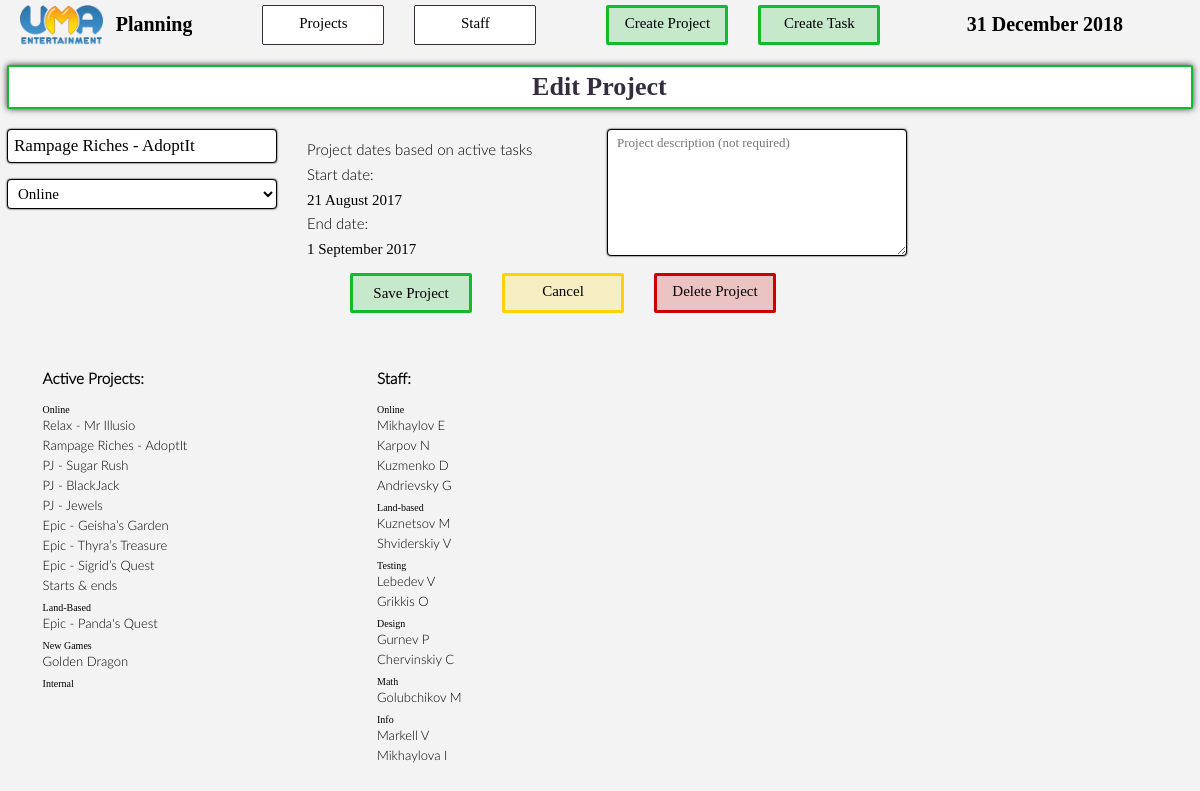
Screenshot of /edit/project/26/ with the database file from the repository.
### plan/models.py (models this page shows, shortened)
class Project(models.Model):
	name = models.CharField(max_length=200)
	stream = models.ForeignKey(Stream, db_index=True, on_delete=models.SET_NULL, null = True)
	dates = models.BooleanField(default = False) #False means that actual tasks are needed to calculate start & end dates. True will take default values if they exist.
	task_start_date = models.DateField(null = True)
	task_end_date = models.DateField(null = True)
	start_date = models.DateField(null = True)
	end_date = models.DateField(null = True)
	active = models.BooleanField(db_index=True, default = True)
	comment = models.CharField(max_length=500, null=True) #let us comment the project and what it is supposed to achieve
	update = models.DateTimeField(default = timezone.now())
	def start(self):
		if self.task_start_date:
			s = self.task_start_date
		else : s = self.start_date
		return s
	def tasks(self):
		if len(Task.objects.filter(project_id = self.id).filter(active = True)) > 0: return len(Task.objects.filter(project_id = self.id).filter(active = True))
		else: return False
	def end(self):
		if self.task_end_date:
			e = self.task_end_date
		else : e = self.end_date
		return e

class Stream(models.Model):
	name = models.CharField(max_length=200)
	def projects(self):
		projects = Project.objects.filter(stream = self)
		return projects

class Department(models.Model):
	name = models.CharField(max_length=200)
	def staff(self):
		staff = Staff.objects.filter(dep = self).filter(active = True)
		return staff

class Staff(models.Model):
	name = models.CharField(max_length=200)
	dep = models.ForeignKey(Department, db_index=True, on_delete=models.CASCADE)
	active = models.BooleanField(db_index=True, default = True)

### plan/views.py (the view)
# urls.py: url(r'^edit/project/(?P<project_id>[0-9]+)/$', views.edit_project, name='edit_project'),
def edit_project(request, project_id):
	project = Project.objects.get(pk = project_id)
	selected = {'project': project,
				'name': project.name,
				'stream': project.stream,
				'comment': project.comment,
				'start_date': project.start(),
				'end_date': project.end(),
				'task_num': project.tasks(),}
	context = {'project_list' : Stream.objects.all(),
				'staff_list' : Department.objects.all(),
				'stream_list': Stream.objects.all(),
				'date': get_date_selection(),
				'selected': selected,
				'edit': project.id,
				'timestamp': timezone.now().timestamp(),
				'today': datetime.date.today(),
				}
	return render(request, 'plan/create_project.html', context)

### plan/gen_cal.py (called while the page is built)
def get_date_selection():
	d = [1,2,3,4,5,6,7,8,9,10,11,12,13,14,15,16,17,18,19,20,21,22,23,24,25,26,27,28,29,30,31]
	y = [2017, 2018, 2019]
	m = [{'num': 1, 'str': 'Jan',},
	{'num': 2, 'str': 'Feb',},
	{'num': 3, 'str': 'Mar',},
	{'num': 4, 'str': 'Apr',},
	{'num': 5, 'str': 'May',},
	{'num': 6, 'str': 'Jun',},
	{'num': 7, 'str': 'Jul',},
	{'num': 8, 'str': 'Aug',},
	{'num': 9, 'str': 'Sep',},
	{'num': 10, 'str': 'Oct',},
	{'num': 11, 'str': 'Nov',},
	{'num': 12, 'str': 'Dec',},]
	date = {'dates': d, 'months': m, 'years': y}
	return date

### plan/templates/plan/create_project.html (shortened to what this page needs)
{% load static %}
<link rel="stylesheet" type="text/css" href="{% static 'plan/style.css' %}"/>
<link rel="stylesheet" type="text/css" href="{% static 'plan/style2.css' %}"/>
<div class="header">
	<div class="header_logo">
		<a href="{% url 'plan:index' %}"><img class="logo" src="{% static 'plan/images/logo_uma.png' %}"/></a>
		<div class="logo_text bold">Planning</div>
	</div>
	<div class="header_logo header_menu">
		<div class="header_title regular">Projects</div>
	</div>
	<div class="header_logo header_menu" style="margin-right: 70px;">
		<div class="header_title regular">Staff</div>
	</div>
	<a href="{% url 'plan:create_project' %}">
		<div class="header_logo header_menu header_create">
			<div class="header_title regular">Create Project</div>
		</div>
	</a>
	<a href="{% url 'plan:create_task' 0 0 %}">
		<div class="header_logo header_menu header_create" style="margin-right: 70px;">
			<div class="header_title regular">Create Task</div>
		</div>
	</a>
	<div class="header_logo header_date">
		<div class="logo_text bold">{{ today|date:"j F Y" }}</div>
	</div>
</div>
<div class="page_object_header" style="border-color: #12bb2a;">
	<h3 class="bold page_object_header_section"></h3>
	<h1 class="bold page_object_header_section">{% if edit %}Edit Project{% else %}Create New Project{% endif %}</h1>
	<h3 class="bold page_object_header_section"></h3>
</div>
<form action="{% url 'plan:submit_project' %}" method="post">
<div class="form_section">
	<input class="form_style{% if errors.name %} input_error{% endif %}" type="text" name="name" placeholder="project title" {% if selected.name %}value="{{ selected.name }}"{% endif %}/>
	{% if stream_list %}
	<select class="form_style{% if errors.stream %} input_error{% endif %}" id="st_select" name="stream" required >
		{% for stream in stream_list %}
			<option value="{{ stream.id }}" {% if selected.stream and selected.stream.id == stream.id %}selected="selected"{% endif %}>{{ stream.name }}</option>
		{% endfor %}
	</select>
	{% endif %}
</div>
<div class="form_section">
{% if not selected.project.tasks %}
	<div class="form_style_date_title">Select start date:</div>
	<select class="form_style form_style_date{% if errors.start_date %} input_error{% endif %}" name="start_date_day" required>
		<option>Date</option>
		{% for d in date.dates %}
			<option value="{{ d }}" {% if selected.start_date.day == d %}selected="selected"{% endif %}>{{ d }}</option>
		{% endfor %}
	</select>
	<select class="form_style form_style_date{% if errors.start_date %} input_error{% endif %}" name="start_date_month" required>
		<option>Month</option>
		{% for m in date.months %}
			<option value="{{ m.num }}" {% if selected.start_date.month == m.num %}selected="selected"{% elif not selected.start_date.month and today.month == m.num %}selected="selected"{% endif %}>{{ m.str }}</option>
		{% endfor %}
	</select>
	<select class="form_style form_style_date{% if errors.start_date %} input_error{% endif %}" name="start_date_year" required>
		<option>Year</option>
		{% for y in date.years %}
			<option value="{{ y }}" {% if selected.start_date.year == y %}selected="selected"{% elif not selected.start_date.year and today.year == y %}selected="selected"{% endif %}>{{ y }}</option>
		{% endfor %}
	</select>
	<br />
	<div class="form_style_date_title">Select end date:</div>
	<select class="form_style form_style_date{% if errors.end_date %} input_error{% endif %}" name="end_date_day" required>
		<option>Date</option>
		{% for d in date.dates %}
			<option value="{{ d }}" {% if selected.end_date.day == d %}selected="selected"{% endif %}>{{ d }}</option>
		{% endfor %}
	</select>
	<select class="form_style form_style_date{% if errors.end_date %} input_error{% endif %}" name="end_date_month" required>
		<option>Month</option>
		{% for m in date.months %}
			<option value="{{ m.num }}" {% if selected.end_date.month == m.num %}selected="selected"{% elif not selected.end_date.month and today.month == m.num %}selected="selected"{% endif %}>{{ m.str }}</option>
		{% endfor %}
	</select>
	<select class="form_style form_style_date{% if errors.end_date %} input_error{% endif %}" name="end_date_year" required>
		<option>Year</option>
		{% for y in date.years %}
			<option value="{{ y }}" {% if selected.end_date.year == y %}selected="selected"{% elif not selected.end_date.year and today.year == y %}selected="selected"{% endif %}>{{ y }}</option>
		{% endfor %}
	</select>
	<br />
	<br />
{% elif selected.project.tasks %}
	<div class="form_style_date_title light">Project dates based on active tasks</div>
	<div class="form_style_date_title">Start date:</div>
	<div class="form_style_date_title bold">{{ selected.project.start|date:"j F Y" }}</div>
	<div class="form_style_date_title">End date:</div>
	<div class="form_style_date_title bold">{{ selected.project.end|date:"j F Y" }}</div>
{% endif %}
</div>
<div class="form_section">
	<textarea class="form_style form_style_textarea" rows=5 cols=30 name="comment" placeholder="Project description (not required)"></textarea>
</div>
<br/>
<br/>
<div class="header" style="clear: both; height: auto; overflow: hidden;">
	<div class="button_wrap" style="{% if edit and selected.project %}width: 500px; margin-left: -250px;{% else %}width: 152px; margin-left: -61px;{% endif %}">
		<div class="header_logo header_menu header_create" style="padding: 0;">
			<input class="header_title regular button" type="submit" value="{% if edit %}Save {% else %}Create {% endif %}Project" />
		</div>
		{% if edit and selected.project %}
			<a href="{% url 'plan:project' selected.project.id 0 %}">
				<div class="header_logo header_menu header_edit">
					<div class="header_title regular button">Cancel</div>
				</div>
			</a>
			<div class="header_logo header_menu header_delete" onclick="getElementById('delete_window').style.display='block'">
				<div class="header_title regular">Delete Project</div>
			</div>
		{% endif %}
	</div>
</div>
</form>
<div class="lists_wrapper">
	<div class="list">
		<h3>Active Projects:</h3>
		{% if project_list %}
		<ul>
			{% for stream in project_list %}
			<li class="bottom_list_title bold">{{ stream.name }}</li>
				{% for project in stream.projects %}
					<li><a class="bottom_list_link" href="{% url 'plan:project' project.id 0 %}">{{ project.name }}</a></li>
				{% endfor %}
			{% endfor %}
		</ul>
	</div>
	<div class="list">
		{% endif %}
		<h3>Staff:</h3>
		{% if staff_list %}
		<ul>
			{% for dep in staff_list %}
			<li class="bottom_list_title bold">{{ dep.name }}</li>
				{% for staff in dep.staff %}
					<li><a class="bottom_list_link" href="{% url 'plan:staff' staff.id %}">{{ staff.name }}</a></li>
				{% endfor %}
			{% endfor %}
		</ul>
		{% endif %}
	</div>
</div>

### plan/static/plan/style.css (style rules this page uses)
input { color: inherit; }
.regular { font-family: 'LatoWeb'; }
.bold { font-family: 'LatoWebSemibold'; }
.light { font-family: 'LatoWebLight'; }
li { list-style: none; }
ul { margin: 0;padding: 0; }
a { text-decoration: none; color: inherit; cursor: pointer; }
.lists_wrapper { position: relative; width: 100%; height: auto; overflow: hidden; padding: 10px 3%; box-sizing: border-box; }
.list { position: relative; float: left; width: 30%; }
.list > ul > li { margin-bottom: 4px; }
.header { position: relative; height: 40px; width: 100%; margin-top: 5px; }
.header_logo { position: relative; height: 40px; width: auto; float: left; margin-right: 70px; overflow: hidden; cursor: pointer; }
.header_menu { padding: 9px 10px; box-sizing: border-box; border: 1px solid #352d3d; border-radius: 2px; margin-right: 30px; width: 122px; background-color: white; }
.logo { position: relative; float: left; height: 100%; }
.logo_text { position: relative; float: left; margin-top: 8px; font-size: 20px; font-weight: bold; }
.header_title { position: relative; height: 100%; text-align: center; font-size: 15px; }
.header_create { background: rgba(18,187,42,0.2); padding: 7px 10px; border: 3px solid #12bb2a; box-sizing: border-box; }
.header_date { float: right; cursor: default; }
.header_delete { background: rgba(204,0,0,0.2); padding: 7px 3px; border: 3px solid #cc0000; box-sizing: border-box; }
.header_edit { background: rgba(254,210,4,0.2); padding: 7px 10px; border: 3px solid #fed204; box-sizing: border-box; }
.form_section { position: relative; float: left; min-width: 250px; max-width: 300px; width: 30%; }
.form_style { font-size: 15px; background: white; border: 1px black solid; border-radius: 4px; box-shadow: 0 0 2px black; padding: 5px 6px; height: 30px; width: 90%; font-family: 'LatoWeb'; }
input.form_style { height: 34px; font-size: 17px; font-family: 'LatoWebSemibold'; }
.form_style_date_title { font-size: 15px; margin-bottom: 5px; margin-top: 7px; }
.form_style_date_title:first-of-type { margin-top: 13px; }
.form_style_textarea { width: 100%; height: 127px; padding: 5px 9px; font-size: 13px; }
.bottom_list_link { cursor: pointer; }
.bottom_list_title { margin-top: 7px; font-size: 10px; }
.page_object_header { position: relative; width: 100%; height: 44px; margin: 20px 0; color: #352d3d; background-color: white; box-shadow: 0 0 6px #352d3d; box-sizing: border-box; border: 2px solid #ef4949; border-radius: 2px; }
.page_object_header_section { position: relative; float: left; width: 33.3%; height: 100%; line-height: 40px; margin: 0; text-align: center; }
.button { cursor: pointer; background: none; border: none; padding: 0 0 0 0; align-items: normal; width: 100%; }
.button_wrap { position: relative; left: 50%; margin-top: 10px; margin-bottom: 20px; height: 40px; }

### rows the page displays
Project: name "Rampage Riches - AdoptIt", project.start "21 August 2017", project.end "1 September 2017"
Stream: name "Online"
Project: name "Relax - Mr Illusio"
Project: name "PJ - Sugar Rush"
Project: name "PJ - BlackJack"
Project: name "PJ - Jewels"
Project: name "Epic - Geisha’s Garden"
Project: name "Epic - Thyra’s Treasure"
Project: name "Epic - Sigrid’s Quest"
Project: name "Starts & ends"
Stream: name "Land-Based"
Project: name "Epic - Panda's Quest"
Stream: name "New Games"
Project: name "Golden Dragon"
Stream: name "Internal"
Department: name "Online"
Staff: name "Mikhaylov E"
Staff: name "Karpov N"
Staff: name "Kuzmenko D"
Staff: name "Andrievsky G"
Department: name "Land-based"
Staff: name "Kuznetsov M"
Staff: name "Shviderskiy V"
Department: name "Testing"
Staff: name "Lebedev V"
Staff: name "Grikkis O"
Department: name "Design"
Staff: name "Gurnev P"
Staff: name "Chervinskiy C"
Department: name "Math"
Staff: name "Golubchikov M"
Department: name "Info"
Staff: name "Markell V"
Staff: name "Mikhaylova I"

### other values shown
form field stream "Online"
